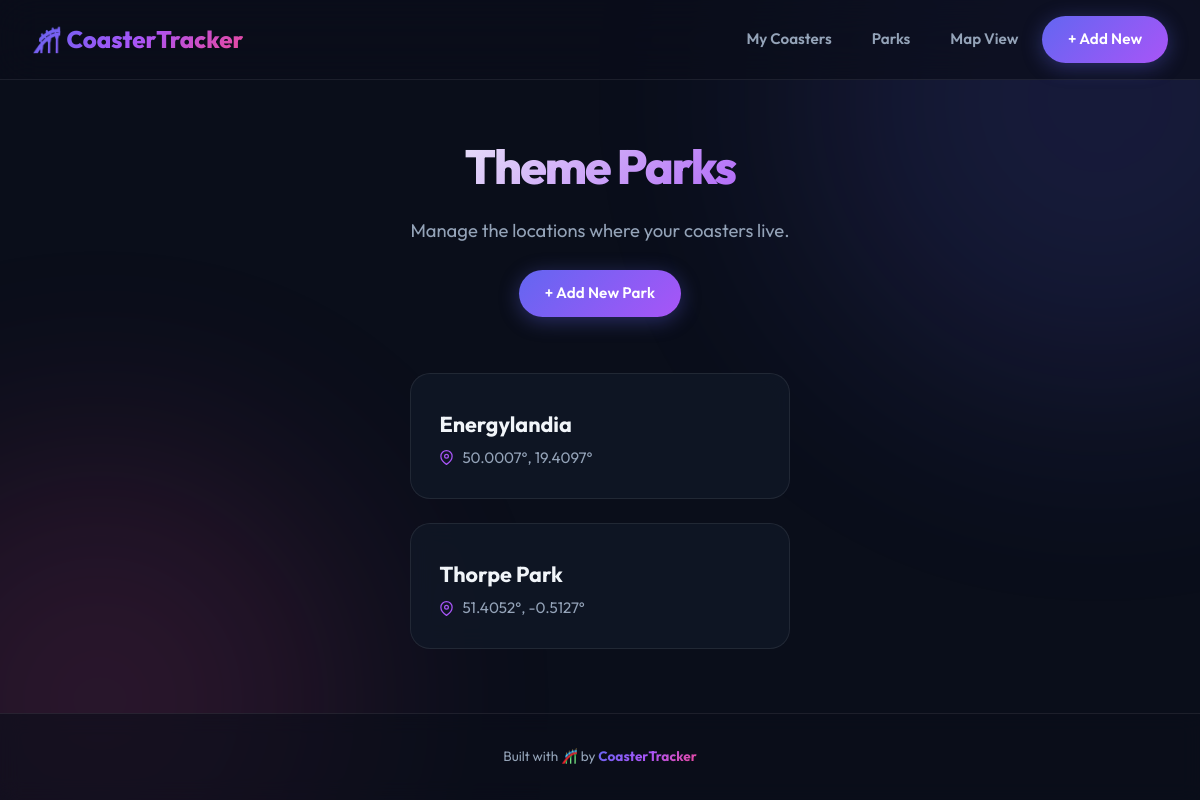
Page /parks on the committed database.
### tables this page shows
CREATE TABLE parks (
                id INTEGER PRIMARY KEY AUTOINCREMENT,
                name TEXT NOT NULL UNIQUE,
                latitude REAL,
                longitude REAL
            );

### app.py (the view)
@app.route('/parks')
def parks():
    conn = get_db_connection()
    parks = conn.execute('SELECT * FROM parks ORDER BY name').fetchall()
    conn.close()
    return render_template('parks.html', parks=parks)

### app.py (called while the page is built)
def get_db_connection():
    conn = sqlite3.connect('database.db')
    conn.row_factory = sqlite3.Row
    return conn

### templates/parks.html (shortened to what this page needs)
{% extends 'base.html' %}
{% block content %}
<header class="page-header">
    <h1>Theme Parks</h1>
    <p>Manage the locations where your coasters live.</p>
    <a href="{{ url_for('park_add') }}" class="btn btn-primary" style="margin-top: 1.5rem;">+ Add New Park</a>
</header>
<div class="coaster-grid">
    {% for park in parks %}
    <div class="coaster-card">
        <div class="coaster-info" style="margin-top: 0.5rem;">
            <h2 style="margin-bottom: 0.5rem;"><a href="{{ url_for('park_detail', id=park.id) }}" style="color: inherit; text-decoration: none;">{{ park.name }}</a></h2>
            <p class="park-name" style="margin-bottom: 0;">
                <svg xmlns="http://www.w3.org/2000/svg" width="15" height="15" viewBox="0 0 24 24" fill="none" stroke="currentColor" stroke-width="2" stroke-linecap="round" stroke-linejoin="round"><path d="M21 10c0 7-9 13-9 13s-9-6-9-13a9 9 0 0 1 18 0z"></path><circle cx="12" cy="10" r="3"></circle></svg>
                {% if park.latitude and park.longitude and park.latitude != 0 and park.longitude != 0 %}
                    {{ park.latitude|round(4) }}°, {{ park.longitude|round(4) }}°
                {% else %}
                    <span style="opacity: 0.5;">Location not set</span>
                {% endif %}
            </p>
        </div>
    </div>
    {% endfor %}
</div>
{% endblock %}

### static/style.css (style rules this page uses)
:root { --bg-color: #0a0e1a; --bg-secondary: #111827; --text-primary: #f1f5f9; --text-secondary: #94a3b8; --accent-1: #6366f1; --accent-2: #a855f7; --accent-3: #ec4899; --accent-gradient: linear-gradient(135deg, var(--accent-1), var(--accent-2), var(--accent-3)); --card-bg: rgba(17, 24, 39, 0.75); --border-color: rgba(255, 255, 255, 0.08); --glow-color: rgba(99, 102, 241, 0.4); --success: #34d399; --danger: #f87171; --warning: #fbbf24; --radius-lg: 20px; --radius-md: 14px; --radius-sm: 10px; }
* { box-sizing: border-box; margin: 0; padding: 0; }
html { scroll-behavior: smooth; }
body { font-family: 'Outfit', sans-serif; background-color: var(--bg-color); color: var(--text-primary); line-height: 1.6; min-height: 100vh; display: flex; flex-direction: column; position: relative; overflow-x: hidden; }
body::before, body::after { content: ''; position: fixed; border-radius: 50%; filter: blur(120px); opacity: 0.15; z-index: -1; animation: float 20s ease-in-out infinite; }
body::before { width: 600px; height: 600px; background: var(--accent-1); top: -200px; right: -200px; }
body::after { width: 500px; height: 500px; background: var(--accent-3); bottom: -150px; left: -150px; animation-delay: -10s; }
.btn { display: inline-block; padding: 0.7rem 1.6rem; border-radius: 9999px; font-weight: 600; text-decoration: none; cursor: pointer; transition: all 0.35s cubic-bezier(0.4, 0, 0.2, 1); border: none; font-family: inherit; font-size: 0.95rem; letter-spacing: 0.01em; }
.btn-primary { background: var(--accent-gradient); background-size: 200% 200%; color: white; box-shadow: 0 4px 20px rgba(99, 102, 241, 0.35); animation: shimmer 3s ease-in-out infinite; }
.page-header { text-align: center; margin-bottom: 3.5rem; }
.page-header h1 { font-size: 3rem; font-weight: 800; margin-bottom: 0.75rem; letter-spacing: -0.04em; background: linear-gradient(135deg, var(--text-primary) 0%, var(--accent-2) 100%); -webkit-background-clip: text; -webkit-text-fill-color: transparent; background-clip: text; }
.page-header p { color: var(--text-secondary); font-size: 1.15rem; max-width: 550px; margin: 0 auto; }
.coaster-grid { display: grid; grid-template-columns: repeat(auto-fill, minmax(320px, 1fr)); gap: 1.5rem; }
.coaster-card { background: var(--card-bg); border: 1px solid var(--border-color); border-radius: var(--radius-lg); padding: 1.75rem; backdrop-filter: blur(12px); transition: all 0.4s cubic-bezier(0.4, 0, 0.2, 1); position: relative; overflow: hidden; }
.coaster-card::before { content: ''; position: absolute; top: 0; left: 0; width: 100%; height: 3px; background: var(--accent-gradient); opacity: 0; transition: opacity 0.4s ease; }
.coaster-card::after { content: ''; position: absolute; inset: 0; border-radius: var(--radius-lg); background: radial-gradient(circle at var(--mouse-x, 50%) var(--mouse-y, 50%), rgba(99, 102, 241, 0.06) 0%, transparent 60%); opacity: 0; transition: opacity 0.3s ease; pointer-events: none; }
.coaster-info h2 { font-size: 1.35rem; font-weight: 700; margin-bottom: 0.75rem; color: var(--text-primary); line-height: 1.3; }
.coaster-info h2 a { color: inherit; text-decoration: none; transition: color 0.2s ease; }
.coaster-info p { color: var(--text-secondary); display: flex; align-items: center; gap: 0.5rem; margin-bottom: 0.4rem; font-size: 0.95rem; }
.coaster-info svg { color: var(--accent-2); flex-shrink: 0; }

### rows in the picture
parks: name "Energylandia", latitude "50.0007", longitude "19.4097"
parks: name "Thorpe Park", latitude "51.4052", longitude "-0.5127"
